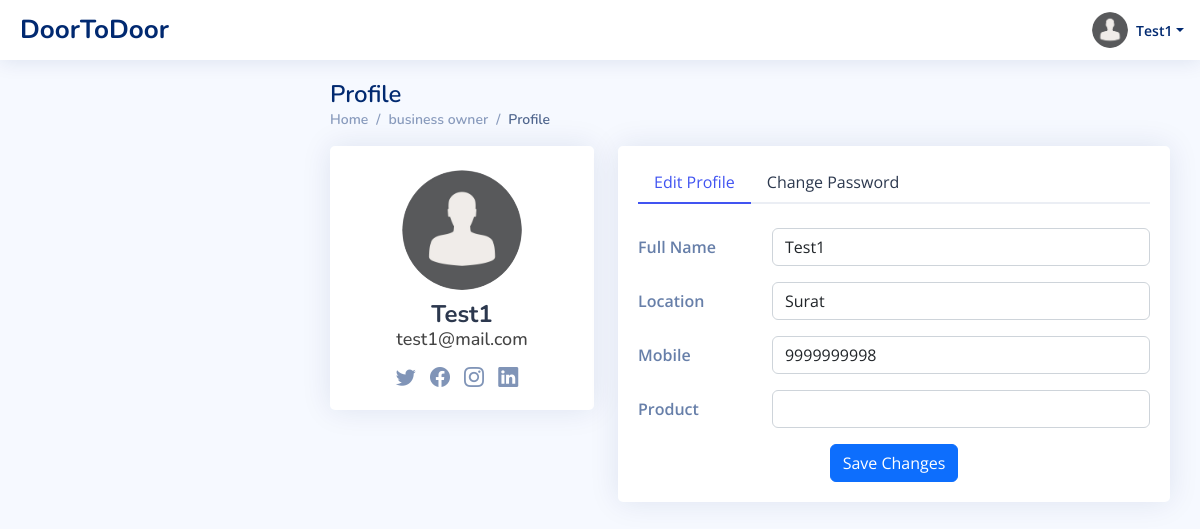
Page /profile_page/ (signed in) on the committed database.
### d2dapp/models.py (models this page shows, shortened)
class Profile(models.Model):
    UserRole = models.ForeignKey(UserRole, on_delete=models.CASCADE)
    profileimage = models.FileField(upload_to='profile_images/', default='default.png')
    email = models.EmailField(unique=True, default="")
    password = models.CharField(max_length=10, default="")
    fullname = models.CharField(max_length=30, default="")
    contact_info = models.CharField(max_length=10, blank=True)
    location = models.CharField(max_length=100, blank=True)
    class Meta:
        db_table = 'profile'

class UserRole(models.Model):
    role = models.CharField(max_length=20)
    class Meta:
        db_table = 'role'

### d2dapp/views.py (the view)
# urls.py: path("profile_page/", profile_page, name='profile_page'),
def profile_page(request):
    if 'email' in request.session:
        profile_data(request)
        return render(request, 'profile.html', context)
    return redirect(login_page)

### d2dapp/views.py (called while the page is built)
def profile_data(request):
    context['profile_data'] = Profile.objects.get(email = request.session['email'])

### d2dapp/templates/profile.html (shortened to what this page needs)
{% extends 'base.html' %}
{% load static %}
{% block body %}
  <header id="header" class="header fixed-top d-flex align-items-center">
    <div class="d-flex align-items-center justify-content-between">
      <a href="index.html" class="logo d-flex align-items-center">
        <span class="d-none d-lg-block">DoorToDoor</span>
      </a>
    </div>
    <nav class="header-nav ms-auto">
      <ul class="d-flex align-items-center">
        <li class="nav-item dropdown pe-3">
          <a class="nav-link nav-profile d-flex align-items-center pe-0" href="#" data-bs-toggle="dropdown">
            <img src="{{profile_data.profileimage.url}}" alt="Profile" class="rounded-circle">
            <span class="d-none d-md-block dropdown-toggle ps-2" style="text-transform: capitalize;">{{ profile_data.fullname }}</span>
          </a>
        </li>
      </ul>
    </nav>
  </header>
  <main id="main" class="main">
    <div class="pagetitle">
      <h1>Profile</h1>
      <nav>
        <ol class="breadcrumb">
          <li class="breadcrumb-item"><a href="/index/">Home</a></li>
          <li class="breadcrumb-item">{{ profile_data.UserRole.role }}</li>
          <li class="breadcrumb-item active">Profile</li>
        </ol>
      </nav>
    </div>
    <section class="section profile">
      <div class="row">
        <div class="col-xl-4">
          <div class="card">
            <div class="card-body profile-card pt-4 d-flex flex-column align-items-center">
              <form class="profile-image-form avatar-block"
                onchange="this.submit()"
                method="post"
                action="/upload_image/"
                uploaded="{% if profile_data.profileimage != '' %}true{% else %}false{% endif %}"
                enctype="multipart/form-data">
                <img src="{{profile_data.profileimage.url}}" alt="Profile" class="rounded-circle">
              </form>
              <h2 style="text-transform: capitalize;">{% if profile_data.fullname %}{{profile_data.fullname}}{% else %}Guest{% endif %}</h2>
              <h3>{{ profile_data.email }}</h3>
              <div class="social-links mt-2">
                <a href="#" class="twitter"><i class="bi bi-twitter"></i></a>
                <a href="#" class="facebook"><i class="bi bi-facebook"></i></a>
                <a href="#" class="instagram"><i class="bi bi-instagram"></i></a>
                <a href="#" class="linkedin"><i class="bi bi-linkedin"></i></a>
              </div>
            </div>
          </div>
        </div>
        <div class="col-xl-8">
          <div class="card">
            <div class="card-body pt-3">
              <ul class="nav nav-tabs nav-tabs-bordered">
                <li class="nav-item">
                  <button class="nav-link active" data-bs-toggle="tab" data-bs-target="#profile-edit">Edit Profile</button>
                </li>
                <li class="nav-item">
                  <button class="nav-link" data-bs-toggle="tab" data-bs-target="#profile-change-password">Change Password</button>
                </li>
              </ul>
              <div class="tab-content pt-2">
                <div class="tab-pane fade show active profile-edit pt-3" id="profile-edit">
                  <form action="/update_data/" method="post">
                    <div class="row mb-3">
                      <label for="fullname" class="col-md-4 col-lg-3 col-form-label">Full Name</label>
                      <div class="col-md-8 col-lg-9">
                        <input name="fullname" type="text" class="form-control" id="fullname" value="{{ profile_data.fullname }}">
                      </div>
                    </div>
                    <div class="row mb-3">
                      <label for="location" class="col-md-4 col-lg-3 col-form-label">Location</label>
                      <div class="col-md-8 col-lg-9">
                        <input name="location" type="text" class="form-control" id="location" value="{{ profile_data.location }}">
                      </div>
                    </div>
                    <div class="row mb-3">
                      <label for="mobile" class="col-md-4 col-lg-3 col-form-label">Mobile</label>
                      <div class="col-md-8 col-lg-9">
                        <input name="mobile" type="number" class="form-control" id="mobile" value="{{ profile_data.contact_info }}">
                      </div>
                    </div>
                    {% if profile_data.UserRole.role == 'business owner' %}
                    <div class="row mb-3">
                      <label for="product" class="col-md-4 col-lg-3 col-form-label">Product</label>
                      <div class="col-md-8 col-lg-9">
                        <input name="product" type="text" class="form-control" id="product">
                      </div>
                    </div>
                    {% endif %}
                    <div class="text-center">
                      <button type="submit" class="btn btn-primary">Save Changes</button>
                    </div>
                  </form>
                </div>
              </div>
            </div>
          </div>
        </div>
      </div>
    </section>
  </main>
{% endblock %}

### d2dapp/static/assets/css/style.css (style rules this page uses)
:root { scroll-behavior: smooth; }
body { font-family: "Open Sans", sans-serif; background: #f6f9ff; color: #444444; }
a { color: #4154f1; text-decoration: none; }
h1, h2, h3, h4, h5, h6 { font-family: "Nunito", sans-serif; }
#main { margin-top: 60px; padding: 20px 30px; transition: all 0.3s; }
.pagetitle { margin-bottom: 10px; }
.pagetitle h1 { font-size: 24px; margin-bottom: 0; font-weight: 600; color: #012970; }
.card { margin-bottom: 30px; border: none; border-radius: 5px; box-shadow: 0px 0 30px rgba(1, 41, 112, 0.1); }
.card-body { padding: 0 20px 20px 20px; }
.breadcrumb { font-size: 14px; font-family: "Nunito", sans-serif; color: #899bbd; font-weight: 600; }
.breadcrumb a { color: #899bbd; transition: 0.3s; }
.breadcrumb .breadcrumb-item::before { color: #899bbd; }
.breadcrumb .active { color: #51678f; font-weight: 600; }
.nav-tabs-bordered { border-bottom: 2px solid #ebeef4; }
.nav-tabs-bordered .nav-link { margin-bottom: -2px; border: none; color: #2c384e; }
.nav-tabs-bordered .nav-link.active { background-color: #fff; color: #4154f1; border-bottom: 2px solid #4154f1; }
.logo { line-height: 1; }
@media (min-width: 1200px) { .logo { width: 280px; } }
.logo span { font-size: 26px; font-weight: 700; color: #012970; font-family: "Nunito", sans-serif; }
.header { transition: all 0.5s; z-index: 997; height: 60px; box-shadow: 0px 2px 20px rgba(1, 41, 112, 0.1); background-color: #fff; padding-left: 20px; }
.header-nav ul { list-style: none; }
.header-nav>ul { margin: 0; padding: 0; }
.header-nav .nav-profile { color: #012970; }
.header-nav .nav-profile img { max-height: 36px; }
.header-nav .nav-profile span { font-size: 14px; font-weight: 600; }
@media (min-width: 1200px) { #main, #footer { margin-left: 300px; } }
.profile .profile-card img { max-width: 120px; }
.profile .profile-card h2 { font-size: 24px; font-weight: 700; color: #2c384e; margin: 10px 0 0 0; }
.profile .profile-card h3 { font-size: 18px; }
.profile .profile-card .social-links a { font-size: 20px; display: inline-block; color: rgba(1, 41, 112, 0.5); line-height: 0; margin-right: 10px; transition: 0.3s; }
.profile .profile-edit label { font-weight: 600; color: rgba(1, 41, 112, 0.6); }

### d2dapp/templates/profile.html (style rules this page uses)
.avatar-block { position: relative; transition: all ease-in-out 0.2s; padding: 0; }

### rows in the picture
Profile: profileimage (placeholder picture), fullname "Test1", UserRole.role "business owner", email "test1@mail.com", location "Surat", mobile "9999999998"
